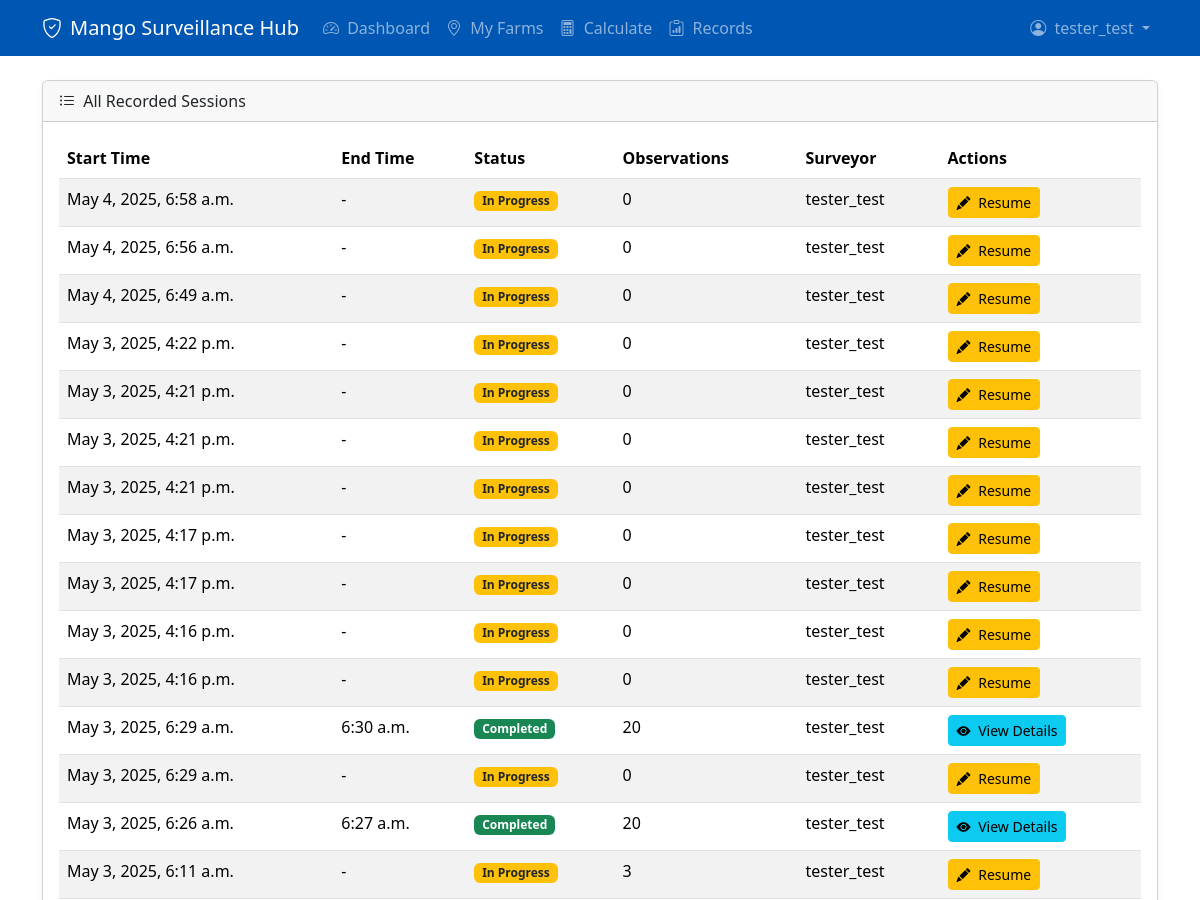
/farms/1/sessions/ (signed in, upper part), run on an earlier commit of the app's database.
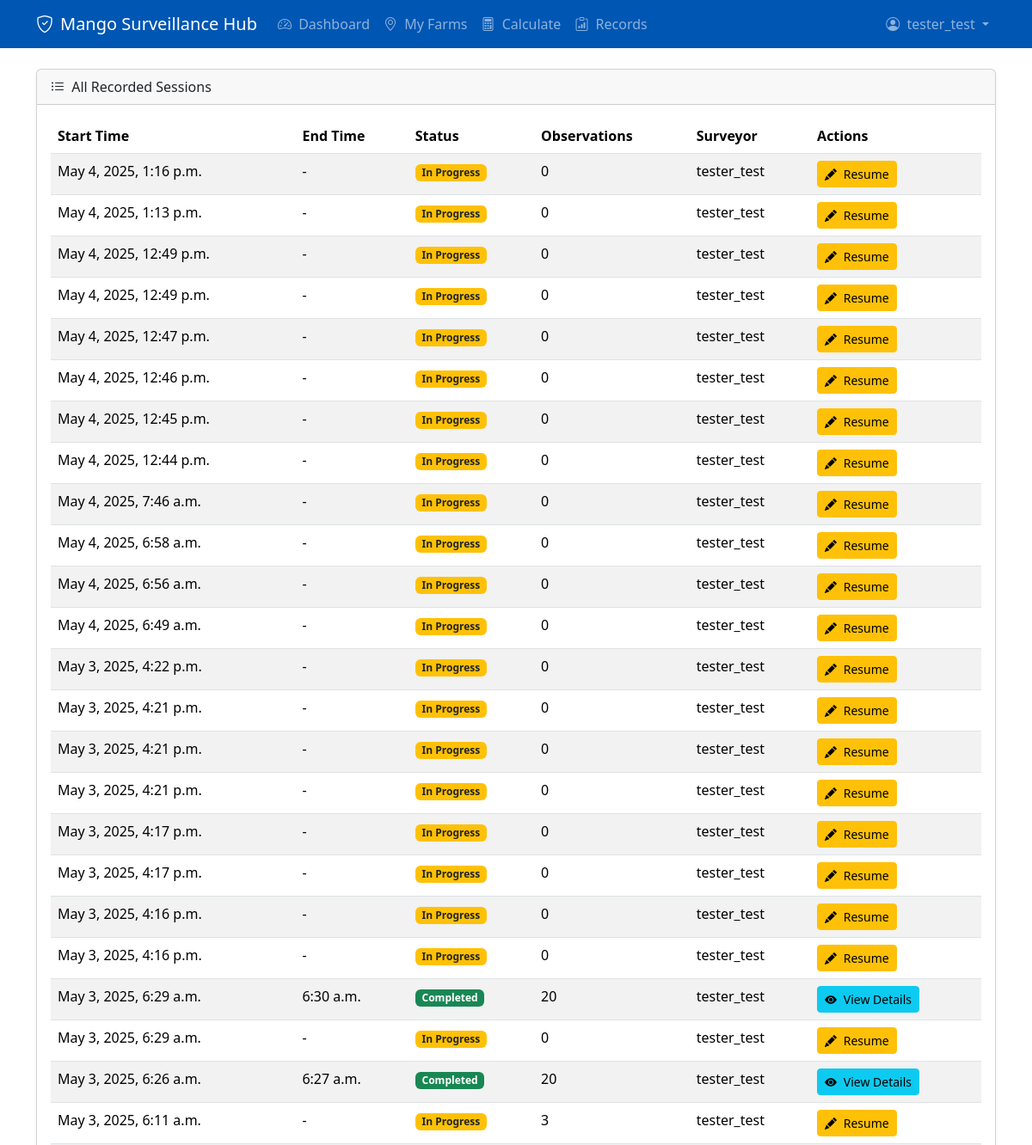
And on a later commit of the database.
### core/models.py (models this page shows, shortened)
class SurveySession(models.Model):
    farm = models.ForeignKey(Farm, on_delete=models.CASCADE, related_name='survey_sessions')
    surveyor = models.ForeignKey(User, on_delete=models.CASCADE, related_name='survey_sessions',
                                 help_text="The user who performed the survey.")
    start_time = models.DateTimeField(default=timezone.now,
                                    help_text="Timestamp when the survey session was initiated.")
    end_time = models.DateTimeField(null=True, blank=True,
                                  help_text="Timestamp when the survey session was marked as completed.")
    status = models.CharField(max_length=20, choices=SURVEY_STATUS_CHOICES, default='not_started',
                            help_text="The current status of the survey session.")
    target_plants_surveyed = models.PositiveIntegerField(null=True, blank=True, help_text="Recommended number of plants based on calculation at session start.")
    session_id = models.UUIDField(default=uuid.uuid4, editable=False, unique=True, db_index=True,
                                   help_text="Unique ID for this specific session instance.")
    class Meta:
        ordering = ['-start_time']
        verbose_name = "Survey Session"
        verbose_name_plural = "Survey Sessions"
    def get_status_badge_class(self):
        if self.status == 'completed':
            return 'success'
        elif self.status == 'in_progress':
            return 'warning text-dark' # Dark text for better contrast on yellow
        elif self.status == 'abandoned':
            return 'danger'
        elif self.status == 'not_started':
            return 'secondary'
        return 'light text-dark' # Default

### core/views.py (the view)
# urls.py: path('farms/<int:farm_id>/sessions/', views.survey_session_list_view, name='survey_session_list'),
@login_required
def survey_session_list_view(request, farm_id):
    try:
        farm = get_object_or_404(Farm, id=farm_id, owner=request.user.grower_profile)
    except Http404:
        messages.error(request, "Farm not found or you do not have permission to view it.")
        return redirect('core:myfarms')
    sessions = SurveySession.objects.filter(farm=farm).annotate(
        observation_count=Count('observations')
    ).order_by('-start_time')
    context = {
        'farm': farm,
        'sessions': sessions,
    }
    return render(request, 'core/survey_session_list.html', context)

### core/templates/core/survey_session_list.html (shortened to what this page needs)
{% extends 'core/base.html' %}
{% block content %}
<div class="card shadow-sm mb-4">
    <div class="card-header">
        <i class="bi bi-list-ul me-1"></i> All Recorded Sessions
    </div>
    <div class="card-body">
        {% if sessions %}
            <table class="table table-striped table-hover">
                <thead>
                    <tr>
                        <th scope="col">Start Time</th>
                        <th scope="col">End Time</th>
                        <th scope="col">Status</th>
                        <th scope="col">Observations</th>
                        <th scope="col">Surveyor</th>
                        <th scope="col">Actions</th>
                    </tr>
                </thead>
                <tbody>
                    {% for session in sessions %}
                        <tr>
                            <td>{{ session.start_time|date:"M j, Y, P" }}</td>
                            <td>{{ session.end_time|date:"P"|default:"-" }}</td>
                            <td><span class="badge bg-{{ session.get_status_badge_class }}">{{ session.get_status_display }}</span></td>
                            <td>{{ session.observation_count }}</td>
                            <td>{{ session.surveyor.username }}</td>
                            <td>
                                {% if session.status == 'in_progress' %}
                                    <a href="{% url 'core:active_survey_session' session.session_id %}" class="btn btn-sm btn-warning">
                                        <i class="bi bi-pencil-fill me-1"></i> Resume
                                    </a>
                                {% else %}
                                    <a href="{% url 'core:survey_session_detail' session.session_id %}" class="btn btn-sm btn-info" title="View session details">
                                        <i class="bi bi-eye-fill me-1"></i> View Details
                                    </a>
                                {% endif %}
                            </td>
                        </tr>
                    {% endfor %}
                </tbody>
            </table>
        {% else %}
            <p class="text-muted">No survey sessions have been recorded for this farm yet.</p>
        {% endif %}
    </div>
</div>
{% endblock %}

What changed in the data, as far as the page shows it:
added SurveySession: start_time "May 4, 2025, 1:16 p.m.", end_time "-", status "In Progress", observation_count "0", surveyor.username "tester_test", shows "Resume"
added SurveySession: start_time "May 4, 2025, 1:13 p.m.", end_time "-", status "In Progress", observation_count "0", surveyor.username "tester_test", shows "Resume"
added SurveySession: start_time "May 4, 2025, 12:49 p.m.", end_time "-", status "In Progress", observation_count "0", surveyor.username "tester_test", shows "Resume"
added SurveySession: start_time "May 4, 2025, 12:49 p.m.", end_time "-", status "In Progress", observation_count "0", surveyor.username "tester_test", shows "Resume"
added SurveySession: start_time "May 4, 2025, 12:47 p.m.", end_time "-", status "In Progress", observation_count "0", surveyor.username "tester_test", shows "Resume"
added SurveySession: start_time "May 4, 2025, 12:46 p.m.", end_time "-", status "In Progress", observation_count "0", surveyor.username "tester_test", shows "Resume"
added SurveySession: start_time "May 4, 2025, 12:45 p.m.", end_time "-", status "In Progress", observation_count "0", surveyor.username "tester_test", shows "Resume"
added SurveySession: start_time "May 4, 2025, 12:44 p.m.", end_time "-", status "In Progress", observation_count "0", surveyor.username "tester_test", shows "Resume"
added SurveySession: start_time "May 4, 2025, 7:46 a.m.", end_time "-", status "In Progress", observation_count "0", surveyor.username "tester_test", shows "Resume"
